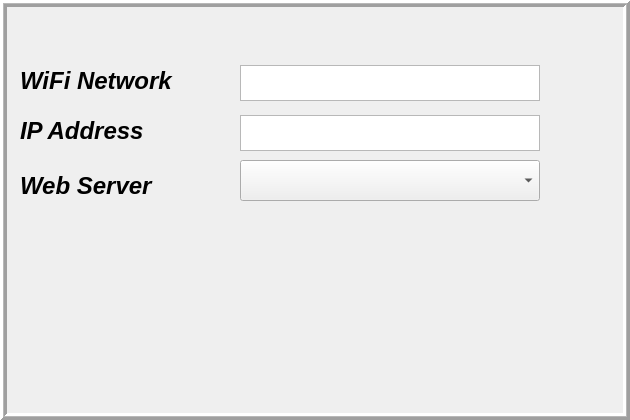
   <widget class="QWidget" name="widget_interfaces" native="true">
    <property name="geometry">
     <rect>
      <x>140</x>
      <y>10</y>
      <width>630</width>
      <height>420</height>
     </rect>
    </property>
    <widget class="QFrame" name="frame_w3">
     <property name="geometry">
      <rect>
       <x>0</x>
       <y>0</y>
       <width>630</width>
       <height>420</height>
      </rect>
     </property>
     <property name="palette">
      <palette>
       <active>
        <colorrole role="WindowText">
         <brush brushstyle="SolidPattern">
          <color alpha="255">
           <red>0</red>
           <green>0</green>
           <blue>0</blue>
          </color>
         </brush>
        </colorrole>
       </active>
       <inactive>
        <colorrole role="WindowText">
         <brush brushstyle="SolidPattern">
          <color alpha="255">
           <red>0</red>
           <green>0</green>
           <blue>0</blue>
          </color>
         </brush>
        </colorrole>
       </inactive>
       <disabled>
        <colorrole role="WindowText">
         <brush brushstyle="SolidPattern">
          <color alpha="255">
           <red>190</red>
           <green>190</green>
           <blue>190</blue>
          </color>
         </brush>
        </colorrole>
       </disabled>
      </palette>
     </property>
     <property name="font">
      <font>
       <pointsize>18</pointsize>
       <weight>75</weight>
       <bold>true</bold>
      </font>
     </property>
     <property name="frameShape">
      <enum>QFrame::Box</enum>
     </property>
     <property name="frameShadow">
      <enum>QFrame::Raised</enum>
     </property>
     <property name="lineWidth">
      <number>3</number>
     </property>
     <property name="midLineWidth">
      <number>1</number>
     </property>
     <widget class="QComboBox" name="comboBox_web_server">
      <property name="geometry">
       <rect>
        <x>240</x>
        <y>160</y>
        <width>300</width>
        <height>41</height>
       </rect>
      </property>
      <property name="font">
       <font>
        <pointsize>14</pointsize>
        <weight>75</weight>
        <italic>true</italic>
        <bold>true</bold>
       </font>
      </property>
     </widget>
    </widget>
    <widget class="QTextEdit" name="textEdit_wifi_ip">
     <property name="geometry">
      <rect>
       <x>240</x>
       <y>115</y>
       <width>300</width>
       <height>36</height>
      </rect>
     </property>
     <property name="font">
      <font>
       <pointsize>14</pointsize>
       <weight>75</weight>
       <italic>true</italic>
       <bold>true</bold>
      </font>
     </property>
     <property name="readOnly">
      <bool>true</bool>
     </property>
    </widget>
    <widget class="QTextEdit" name="textEdit_wifi_net">
     <property name="geometry">
      <rect>
       <x>240</x>
       <y>65</y>
       <width>300</width>
       <height>36</height>
      </rect>
     </property>
     <property name="palette">
      <palette>
       <active>
        <colorrole role="WindowText">
         <brush brushstyle="SolidPattern">
          <color alpha="255">
           <red>0</red>
           <green>0</green>
           <blue>0</blue>
          </color>
         </brush>
        </colorrole>
       </active>
       <inactive>
        <colorrole role="WindowText">
         <brush brushstyle="SolidPattern">
          <color alpha="255">
           <red>0</red>
           <green>0</green>
           <blue>0</blue>
          </color>
         </brush>
        </colorrole>
       </inactive>
       <disabled>
        <colorrole role="WindowText">
         <brush brushstyle="SolidPattern">
          <color alpha="255">
           <red>190</red>
           <green>190</green>
           <blue>190</blue>
          </color>
         </brush>
        </colorrole>
       </disabled>
      </palette>
     </property>
     <property name="font">
      <font>
       <pointsize>14</pointsize>
       <weight>75</weight>
       <bold>true</bold>
      </font>
     </property>
     <property name="readOnly">
      <bool>true</bool>
     </property>
    </widget>
    <widget class="QLabel" name="label_wifi_net_ip_address">
     <property name="geometry">
      <rect>
       <x>20</x>
       <y>115</y>
       <width>220</width>
       <height>31</height>
      </rect>
     </property>
     <property name="palette">
      <palette>
       <active>
        <colorrole role="WindowText">
         <brush brushstyle="SolidPattern">
          <color alpha="255">
           <red>0</red>
           <green>0</green>
           <blue>0</blue>
          </color>
         </brush>
        </colorrole>
       </active>
       <inactive>
        <colorrole role="WindowText">
         <brush brushstyle="SolidPattern">
          <color alpha="255">
           <red>0</red>
           <green>0</green>
           <blue>0</blue>
          </color>
         </brush>
        </colorrole>
       </inactive>
       <disabled>
        <colorrole role="WindowText">
         <brush brushstyle="SolidPattern">
          <color alpha="255">
           <red>190</red>
           <green>190</green>
           <blue>190</blue>
          </color>
         </brush>
        </colorrole>
       </disabled>
      </palette>
     </property>
     <property name="font">
      <font>
       <pointsize>18</pointsize>
       <weight>75</weight>
       <italic>true</italic>
       <bold>true</bold>
      </font>
     </property>
     <property name="text">
      <string>IP Address</string>
     </property>
    </widget>
    <widget class="QLabel" name="label_wifi_net">
     <property name="geometry">
      <rect>
       <x>20</x>
       <y>65</y>
       <width>220</width>
       <height>31</height>
      </rect>
     </property>
     <property name="palette">
      <palette>
       <active>
        <colorrole role="WindowText">
         <brush brushstyle="SolidPattern">
          <color alpha="255">
           <red>0</red>
           <green>0</green>
           <blue>0</blue>
          </color>
         </brush>
        </colorrole>
       </active>
       <inactive>
        <colorrole role="WindowText">
         <brush brushstyle="SolidPattern">
          <color alpha="255">
           <red>0</red>
           <green>0</green>
           <blue>0</blue>
          </color>
         </brush>
        </colorrole>
       </inactive>
       <disabled>
        <colorrole role="WindowText">
         <brush brushstyle="SolidPattern">
          <color alpha="255">
           <red>190</red>
           <green>190</green>
           <blue>190</blue>
          </color>
         </brush>
        </colorrole>
       </disabled>
      </palette>
     </property>
     <property name="font">
      <font>
       <pointsize>18</pointsize>
       <weight>75</weight>
       <italic>true</italic>
       <bold>true</bold>
      </font>
     </property>
     <property name="text">
      <string>WiFi Network</string>
     </property>
    </widget>
    <widget class="QLabel" name="label_wifi_net_web_server_active">
     <property name="geometry">
      <rect>
       <x>20</x>
       <y>170</y>
       <width>220</width>
       <height>31</height>
      </rect>
     </property>
     <property name="palette">
      <palette>
       <active>
        <colorrole role="WindowText">
         <brush brushstyle="SolidPattern">
          <color alpha="255">
           <red>0</red>
           <green>0</green>
           <blue>0</blue>
          </color>
         </brush>
        </colorrole>
       </active>
       <inactive>
        <colorrole role="WindowText">
         <brush brushstyle="SolidPattern">
          <color alpha="255">
           <red>0</red>
           <green>0</green>
           <blue>0</blue>
          </color>
         </brush>
        </colorrole>
       </inactive>
       <disabled>
        <colorrole role="WindowText">
         <brush brushstyle="SolidPattern">
          <color alpha="255">
           <red>190</red>
           <green>190</green>
           <blue>190</blue>
          </color>
         </brush>
        </colorrole>
       </disabled>
      </palette>
     </property>
     <property name="font">
      <font>
       <pointsize>18</pointsize>
       <weight>75</weight>
       <italic>true</italic>
       <bold>true</bold>
      </font>
     </property>
     <property name="text">
      <string>Web Server</string>
     </property>
    </widget>
   </widget>
